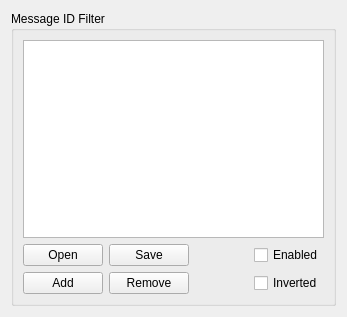
<?xml version="1.0" encoding="UTF-8"?>
<ui version="4.0">
 <class>MsgIDFilterWidget</class>
 <widget class="QWidget" name="MsgIDFilterWidget">
  <property name="geometry">
   <rect>
    <x>0</x>
    <y>0</y>
    <width>347</width>
    <height>317</height>
   </rect>
  </property>
  <property name="windowTitle">
   <string>Form</string>
  </property>
  <layout class="QVBoxLayout" name="verticalLayout">
   <item>
    <widget class="QGroupBox" name="idGrb">
     <property name="sizePolicy">
      <sizepolicy hsizetype="Preferred" vsizetype="MinimumExpanding">
       <horstretch>0</horstretch>
       <verstretch>0</verstretch>
      </sizepolicy>
     </property>
     <property name="title">
      <string>Message ID Filter</string>
     </property>
     <layout class="QGridLayout" name="gridLayout_2">
      <item row="1" column="0" colspan="4">
       <widget class="QListView" name="idFilterListView">
        <property name="sizePolicy">
         <sizepolicy hsizetype="Expanding" vsizetype="MinimumExpanding">
          <horstretch>0</horstretch>
          <verstretch>0</verstretch>
         </sizepolicy>
        </property>
       </widget>
      </item>
      <item row="2" column="0">
       <widget class="QPushButton" name="filterIDLoadBtn">
        <property name="toolTip">
         <string>Open a Message ID Filter configuration</string>
        </property>
        <property name="toolTipDuration">
         <number>10000</number>
        </property>
        <property name="text">
         <string>Open</string>
        </property>
       </widget>
      </item>
      <item row="2" column="3">
       <widget class="QCheckBox" name="enableIDFilterCheckBox">
        <property name="toolTip">
         <string>Enable the Message ID Filter</string>
        </property>
        <property name="toolTipDuration">
         <number>10000</number>
        </property>
        <property name="text">
         <string>Enabled</string>
        </property>
       </widget>
      </item>
      <item row="2" column="2">
       <spacer name="idHorzSpcr">
        <property name="orientation">
         <enum>Qt::Horizontal</enum>
        </property>
        <property name="sizeHint" stdset="0">
         <size>
          <width>40</width>
          <height>20</height>
         </size>
        </property>
       </spacer>
      </item>
      <item row="2" column="1">
       <widget class="QPushButton" name="filterIDSaveBtn">
        <property name="toolTip">
         <string>Save the current Message ID Filter configuration</string>
        </property>
        <property name="toolTipDuration">
         <number>10000</number>
        </property>
        <property name="text">
         <string>Save</string>
        </property>
       </widget>
      </item>
      <item row="3" column="0">
       <widget class="QPushButton" name="addFilterIDPushButton">
        <property name="toolTip">
         <string>Add a new ID to the Message ID Filter</string>
        </property>
        <property name="toolTipDuration">
         <number>10000</number>
        </property>
        <property name="text">
         <string>Add</string>
        </property>
       </widget>
      </item>
      <item row="3" column="1">
       <widget class="QPushButton" name="rmvFilterIDPushButton">
        <property name="toolTip">
         <string>Remove the selected ID from the Message ID Filter</string>
        </property>
        <property name="toolTipDuration">
         <number>10000</number>
        </property>
        <property name="text">
         <string>Remove</string>
        </property>
       </widget>
      </item>
      <item row="3" column="2">
       <spacer name="horizontalSpacer">
        <property name="orientation">
         <enum>Qt::Horizontal</enum>
        </property>
        <property name="sizeHint" stdset="0">
         <size>
          <width>40</width>
          <height>20</height>
         </size>
        </property>
       </spacer>
      </item>
      <item row="3" column="3">
       <widget class="QCheckBox" name="invertIDFilterCheckBox">
        <property name="toolTip">
         <string>Invert the Message ID Filter</string>
        </property>
        <property name="toolTipDuration">
         <number>10000</number>
        </property>
        <property name="text">
         <string>Inverted</string>
        </property>
       </widget>
      </item>
     </layout>
    </widget>
   </item>
  </layout>
 </widget>
 <resources/>
 <connections/>
</ui>
